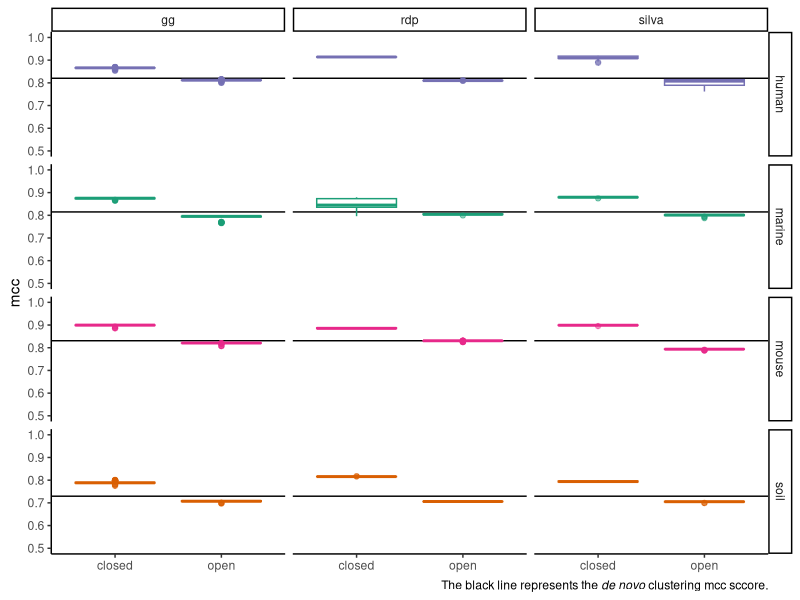
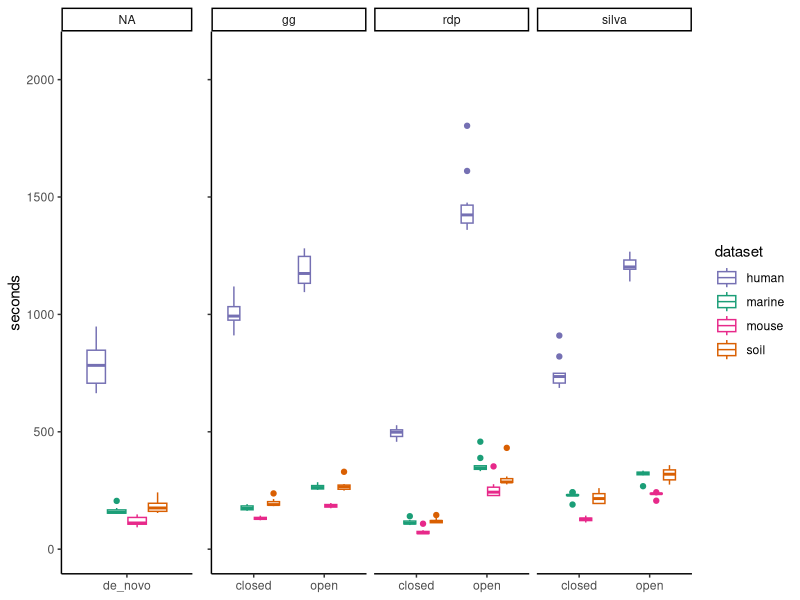
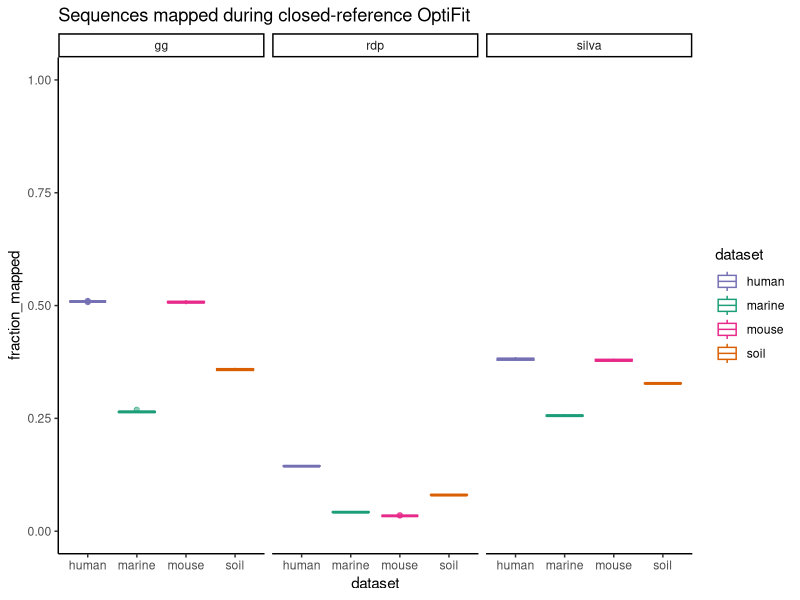

These figures' R source, in order:
## ---- chunk 1
knitr::opts_chunk$set(echo = TRUE,
                      message = FALSE,
                      fig.path = "figures/"
                      )
## ---- chunk 2
library(cowplot)
library(ggtext)
library(here)
library(knitr)
library(tidyverse)
theme_set(theme_classic())
color_palette <- RColorBrewer::brewer.pal(4, "Dark2")
dataset_colors <- c(
  human = color_palette[[3]],
  marine = color_palette[[1]],
  mouse = color_palette[[4]],
  soil = color_palette[[2]]
)
## ---- chunk 3
relevel_method <- function(df) {
  df %>%
    mutate(method = fct_relevel(method, c("open", "closed", "de_novo")))
}

plot_box_time <- function(df) {
  df %>%
    group_by(dataset, method) %>%
    ggplot(aes(x = method, y = s, color = dataset)) +
    geom_boxplot() +
    scale_color_manual(values = dataset_colors) +
    facet_wrap("ref") +
    ylim(0,2100) +
    labs(y = 'seconds') +
    theme(axis.title.x = element_blank())
}
## ---- chunk 4
sensspec_fit <-
  read_tsv(here('subworkflows/2_fit_reference_db/results/sensspec.tsv')) 
sensspec_clust <- read_tsv(here('subworkflows/1_prep_samples/results/sensspec.tsv')) %>% 
  select(-ref) %>% 
  group_by(dataset) %>% 
  summarize(mean_mcc = mean(mcc))
#sensspec <- bind_rows(sensspec_fit, sensspec_clust)
sensspec_fit %>%
  group_by(dataset, method) %>%
  ggplot(aes(x = method, y = mcc, color = dataset)) +
  geom_hline(aes(yintercept = mean_mcc), sensspec_clust) +
  geom_boxplot(alpha = 0.5) +
  scale_color_manual(values = dataset_colors) +
  ylim(0.5, 1) +
  facet_grid(dataset ~ ref) +
  labs(caption = "The black line represents the *de novo* clustering mcc sccore.") +
  theme(legend.position = "None",
        axis.title.x = element_blank(),
        plot.caption = element_markdown())
## ---- chunk 5
benchmarks_fit <-
  read_tsv(here('subworkflows/2_fit_reference_db/results/benchmarks.tsv'))
benchmarks_clust <- read_tsv(here('subworkflows/1_prep_samples/results/benchmarks.tsv'))

time_plot_fit <- benchmarks_fit %>% 
  plot_box_time() +
  theme(axis.text.y = element_blank(),
        axis.title.y = element_blank())
time_plot_clust <- benchmarks_clust %>% 
  plot_box_time() +
  theme(legend.position = "None")

plot_grid(time_plot_clust, time_plot_fit,
          align = "h", rel_widths = c(1,3))
## ---- chunk 6
dataset_sizes <-
  read_tsv(here('subworkflows/1_prep_samples/results/dataset_sizes.tsv'))
kable(dataset_sizes)
## ---- chunk 7
ref_sizes <-
  read_tsv(here('subworkflows/2_fit_reference_db/results/ref_sizes.tsv'))
kable(ref_sizes)
## ---- chunk 8
fractions <- read_tsv(here('subworkflows/2_fit_reference_db/results/fraction_reads_mapped.tsv'))
fractions %>% 
  ggplot(aes(x=dataset, y=fraction_mapped, color=dataset)) +
  geom_boxplot(alpha = 0.5) +
  scale_color_manual(values = dataset_colors) +
  facet_wrap("ref") +
  ylim(0, 1) +
  labs(title="Sequences mapped during closed-reference OptiFit")
